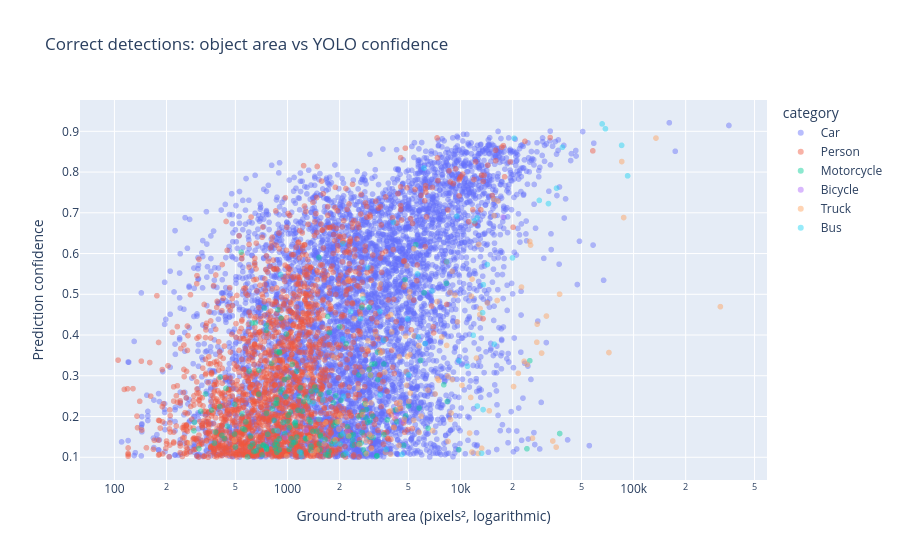

Notebook cell for this chart:
### Markdown cell above
## 6. Do smaller *correctly detected* objects have lower confidence?

Confidence only exists for a **prediction**. We therefore investigate model confidence for **correctly matched detections**, and analyze missed objects separately. We cannot pretend missed objects have zero confidence.

Use color to compare categories. For this chart we use the **ground-truth box size**, so the measure is consistent across detections and missed objects.


Note: predictions below confidence 0.1 were not saved, so the scatter has a hard floor at 0.1. A detection that YOLO made with lower confidence appears in this notebook as a missed object.

### Code cell
matched = objects[objects["status"] == "Detected"].copy()
if matched.empty:
    print("No correctly matched predictions to plot.")
else:
    fig = px.scatter(
        matched, x="area_px", y="pred_conf", color="category",
        log_x=True, opacity=0.45,
        hover_data=["image", "size_group", "match_iou"],
        title="Correct detections: object area vs YOLO confidence",
        labels={"area_px": "Ground-truth area (pixels², logarithmic)",
                "pred_conf": "Prediction confidence"}
    )
    fig.show()
    print("Spearman rank correlation (area vs confidence), exploratory:")
    display(matched.groupby("category")[["area_px", "pred_conf"]]
            .corr(method="spearman").loc[(slice(None), "area_px"), "pred_conf"])

### Figure 1 — Plotly figure (JSON) as saved in the notebook; plotly's stock layout.template omitted (floating-point values rounded to 4 significant figures; data arrays with more than 128 entries replaced by an {"elided": "..."} marker saying what was removed)
{"data": [{"customdata": {"elided": "5859x3 mixed values"}, "hovertemplate": "category=Car<br>Ground-truth area (pixels², logarithmic)=%{x}<br>Prediction confidence=%{y}<br>image=%{customdata[0]}<br>size_group=%{customdata[1]}<br>match_iou=%{customdata[2]}<extra></extra>", "legendgroup": "Car", "marker": {"color": "#636efa", "opacity": 0.45, "symbol": "circle"}, "mode": "markers", "name": "Car", "showlegend": true, "type": "scattergl", "x": {"elided": "5859 float values"}, "xaxis": "x", "y": {"elided": "5859 float values"}, "yaxis": "y"}, {"customdata": {"elided": "1884x3 mixed values"}, "hovertemplate": "category=Person<br>Ground-truth area (pixels², logarithmic)=%{x}<br>Prediction confidence=%{y}<br>image=%{customdata[0]}<br>size_group=%{customdata[1]}<br>match_iou=%{customdata[2]}<extra></extra>", "legendgroup": "Person", "marker": {"color": "#EF553B", "opacity": 0.45, "symbol": "circle"}, "mode": "markers", "name": "Person", "showlegend": true, "type": "scattergl", "x": {"elided": "1884 float values"}, "xaxis": "x", "y": {"elided": "1884 float values"}, "yaxis": "y"}, {"customdata": {"elided": "184x3 mixed values"}, "hovertemplate": "category=Motorcycle<br>Ground-truth area (pixels², logarithmic)=%{x}<br>Prediction confidence=%{y}<br>image=%{customdata[0]}<br>size_group=%{customdata[1]}<br>match_iou=%{customdata[2]}<extra></extra>", "legendgroup": "Motorcycle", "marker": {"color": "#00cc96", "opacity": 0.45, "symbol": "circle"}, "mode": "markers", "name": "Motorcycle", "showlegend": true, "type": "scattergl", "x": {"elided": "184 float values"}, "xaxis": "x", "y": {"elided": "184 float values"}, "yaxis": "y"}, {"customdata": [["0000069_02163_d_0000006", "Larger half", 0.9296], ["0000155_00401_d_0000001", "Larger half", 0.7197], ["0000166_00558_d_0000118", "Larger half", 0.6696], ["0000166_00558_d_0000118", "Smaller half", 0.8444], ["0000193_01876_d_0000113", "Larger half", 0.6029], ["0000335_00001_d_0000043", "Larger half", 0.8751]], "hovertemplate": "category=Bicycle<br>Ground-truth area (pixels², logarithmic)=%{x}<br>Prediction confidence=%{y}<br>image=%{customdata[0]}<br>size_group=%{customdata[1]}<br>match_iou=%{customdata[2]}<extra></extra>", "legendgroup": "Bicycle", "marker": {"color": "#ab63fa", "opacity": 0.45, "symbol": "circle"}, "mode": "markers", "name": "Bicycle", "showlegend": true, "type": "scattergl", "x": [17600.0, 968.0, 4250.0, 2232.0, 1280.0, 4550.0], "xaxis": "x", "y": [0.6896, 0.1483, 0.2009, 0.1631, 0.1664, 0.187], "yaxis": "y"}, {"customdata": {"elided": "123x3 mixed values"}, "hovertemplate": "category=Truck<br>Ground-truth area (pixels², logarithmic)=%{x}<br>Prediction confidence=%{y}<br>image=%{customdata[0]}<br>size_group=%{customdata[1]}<br>match_iou=%{customdata[2]}<extra></extra>", "legendgroup": "Truck", "marker": {"color": "#FFA15A", "opacity": 0.45, "symbol": "circle"}, "mode": "markers", "name": "Truck", "showlegend": true, "type": "scattergl", "x": [12920.0, 31350.0, 8680.0, 2714.0, 5096.0, 11640.0, 85410.0, 317300.0, 134700.0, 3456.0, 1342.0, 11660.0, 10200.0, 1312.0, 3948.0, 6486.0, 21570.0, 12740.0, 9605.0, 29400.0, 4424.0, 2430.0, 2256.0, 25140.0, 2562.0, 25380.0, 5092.0, 494.0, 272.0, 1886.0, 8748.0, 6900.0, 4464.0, 3024.0, 3534.0, 1628.0, 11280.0, 4466.0, 4736.0, 5742.0, 27590.0, 11570.0, 9288.0, 2838.0, 11450.0, 8464.0, 7140.0, 1944.0, 5382.0, 5916.0, 2720.0, 8316.0, 27720.0, 5060.0, 5763.0, 2920.0, 5369.0, 8964.0, 5022.0, 3645.0, 1856.0, 2604.0, 7316.0, 840.0, 16430.0, 1656.0, 3440.0, 4888.0, 989.0, 37350.0, 7350.0, 2880.0, 4770.0, 1482.0, 3239.0, 2236.0, 13250.0, 2842.0, 1984.0, 14650.0, 72040.0, 26040.0, 22500.0, 8946.0, 35700.0, 4002.0, 4896.0, 87610.0, 4860.0, 3036.0, 7480.0, 16280.0, 4940.0, 2009.0, 8470.0, 4410.0, 12630.0, 8814.0, 20250.0, 14280.0, 24280.0, 23310.0, 3053.0, 5358.0, 5124.0, 4332.0, 12370.0, 15620.0, 3942.0, 3942.0, 4140.0, 12970.0, 4830.0, 1404.0, 3060.0, 3685.0, 2701.0, 2860.0, 2970.0, 7800.0, 34130.0, 15550.0, 1995.0], "xaxis": "x", "y": [0.4502, 0.4465, 0.5045, 0.2043, 0.3521, 0.1129, 0.8257, 0.4696, 0.8834, 0.3558, 0.1478, 0.5373, 0.2766, 0.3015, 0.4497, 0.2649, 0.3059, 0.6222, 0.4324, 0.3557, 0.3468, 0.4404, 0.1525, 0.6297, 0.2694, 0.6208, 0.5064, 0.1416, 0.1349, 0.1431, 0.1928, 0.1654, 0.2354, 0.3019, 0.3594, 0.1328, 0.1594, 0.2256, 0.1931, 0.3742, 0.3823, 0.4951, 0.4979, 0.2302, 0.2468, 0.299, 0.2553, 0.1872, 0.3983, 0.201, 0.4982, 0.3745, 0.4267, 0.493, 0.1611, 0.3857, 0.6121, 0.2904, 0.2373, 0.3089, 0.3455, 0.1312, 0.4822, 0.3383, 0.729, 0.1845, 0.5253, 0.2768, 0.1026, 0.5003, 0.293, 0.3657, 0.5237, 0.1177, 0.4006, 0.5342, 0.122, 0.1407, 0.1688, 0.2141, 0.3571, 0.1467, 0.5176, 0.5564, 0.1249, 0.4077, 0.5696, 0.6883, 0.3097, 0.2337, 0.2887, 0.4848, 0.3475, 0.203, 0.1389, 0.1291, 0.1094, 0.2086, 0.2736, 0.4787, 0.3278, 0.3355, 0.1521, 0.1907, 0.2576, 0.2168, 0.3436, 0.6929, 0.1076, 0.214, 0.1725, 0.4651, 0.3974, 0.1109, 0.1212, 0.1121, 0.3104, 0.1089, 0.1562, 0.3952, 0.1399, 0.7332, 0.1879], "yaxis": "y"}, {"customdata": {"elided": "55x3 mixed values"}, "hovertemplate": "category=Bus<br>Ground-truth area (pixels², logarithmic)=%{x}<br>Prediction confidence=%{y}<br>image=%{customdata[0]}<br>size_group=%{customdata[1]}<br>match_iou=%{customdata[2]}<extra></extra>", "legendgroup": "Bus", "marker": {"color": "#19d3f3", "opacity": 0.45, "symbol": "circle"}, "mode": "markers", "name": "Bus", "showlegend": true, "type": "scattergl", "x": [9525.0, 2914.0, 1204.0, 2091.0, 11840.0, 4950.0, 2320.0, 2183.0, 32220.0, 13540.0, 12500.0, 14280.0, 5005.0, 3432.0, 10960.0, 4590.0, 1904.0, 1410.0, 2109.0, 15660.0, 3717.0, 9797.0, 38790.0, 4094.0, 12470.0, 2090.0, 1518.0, 12020.0, 2640.0, 5700.0, 875.0, 3422.0, 912.0, 1600.0, 13410.0, 1175.0, 2730.0, 2016.0, 6148.0, 2088.0, 8330.0, 13220.0, 5643.0, 6248.0, 3589.0, 13500.0, 19970.0, 35880.0, 65790.0, 6832.0, 85280.0, 68750.0, 28510.0, 92380.0, 20410.0], "xaxis": "x", "y": [0.6918, 0.5658, 0.103, 0.3904, 0.3995, 0.4397, 0.4576, 0.1094, 0.7226, 0.5235, 0.2257, 0.5731, 0.3022, 0.253, 0.3234, 0.107, 0.1345, 0.233, 0.2494, 0.3777, 0.1192, 0.3364, 0.8607, 0.6769, 0.6876, 0.6243, 0.1936, 0.68, 0.4403, 0.3952, 0.1656, 0.4578, 0.5484, 0.2408, 0.4549, 0.1139, 0.489, 0.1326, 0.8099, 0.1578, 0.5799, 0.1099, 0.5499, 0.3791, 0.3875, 0.217, 0.5893, 0.7605, 0.9182, 0.5081, 0.8655, 0.9061, 0.7304, 0.7907, 0.8831], "yaxis": "y"}], "layout": {"legend": {"title": {"text": "category"}, "tracegroupgap": 0}, "title": {"text": "Correct detections: object area vs YOLO confidence"}, "xaxis": {"anchor": "y", "domain": [0, 1], "title": {"text": "Ground-truth area (pixels², logarithmic)"}, "type": "log"}, "yaxis": {"anchor": "x", "domain": [0, 1], "title": {"text": "Prediction confidence"}}}}
